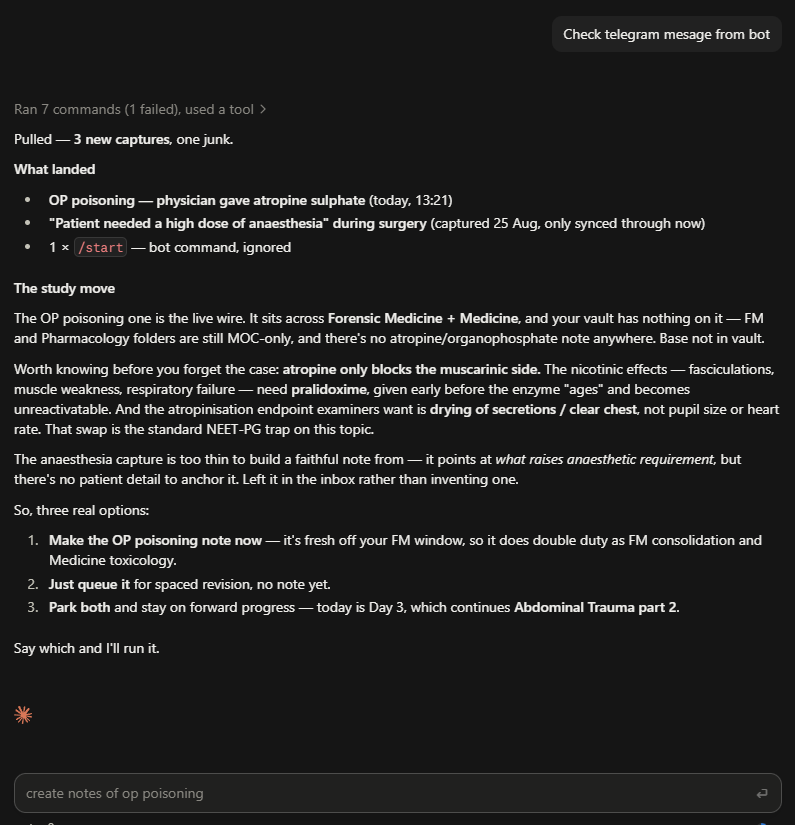
#> input picture telegram-capture-bot/assets/claude-triage.png, 795 x 825 px
$ python make_video_v2.py assets/claude-triage.png
#> lines starting #> are read from the running program, lines starting #| are printed output that depends on the picture
"""Renders capture-pipeline.mp4: a red-and-white explainer built around REAL footage of the pipeline.

Real material (cropped, never edited in content):
  assets/telegram.mp4 source  -> the screen recording of sending a note to the bot (typing sped up 2.5x, labelled)
  assets/obsidian-note.png    -> the note as it landed in the Obsidian inbox
  assets/claude-triage.png    -> Claude processing the inbox ("check telegram message from bot")
Drawn material: the title, the Apps Script -> GitHub relay diagram (backend, nothing to film), the rules and end card.
Pure Python: Pillow draws, OpenCV encodes H.264.
"""
import math
import pathlib
import sys

import cv2
import numpy as np
from PIL import Image, ImageDraw, ImageFilter, ImageFont

HERE = pathlib.Path(__file__).parent
ASSETS = HERE / "assets"
REC = pathlib.Path(__import__("os").environ.get("REC") or (sys.argv[1] if len(sys.argv) > 1 else ASSETS / "telegram-recording.mp4"))
OUT = HERE / "capture-pipeline.mp4"
W, H, FPS = 1280, 720, 30

WHITE, PAPER, INK, GREY, RED, RED_SOFT, LINE = (255, 255, 255), (250, 247, 246), (17, 17, 17), (110, 104, 104), (214, 40, 57), (253, 234, 236), (232, 224, 224)
FD = "C:/Windows/Fonts/"
BLACK = __import__('functools').lru_cache(None)(lambda s: ImageFont.truetype(FD + "seguibl.ttf", s))     # Segoe UI Black: headlines
BOLD = __import__('functools').lru_cache(None)(lambda s: ImageFont.truetype(FD + "segoeuib.ttf", s))     # Segoe UI Bold
SEMI = __import__('functools').lru_cache(None)(lambda s: ImageFont.truetype(FD + "seguisb.ttf", s))      # Segoe UI Semibold
HAND = __import__('functools').lru_cache(None)(lambda s: ImageFont.truetype(FD + "segoeprb.ttf", s))     # Segoe Print Bold: red-pen notes
MONO = __import__('functools').lru_cache(None)(lambda s: ImageFont.truetype(FD + "consolab.ttf", s))


# ---------- easing + primitives ----------
def clamp(x, a=0.0, b=1.0):
    return max(a, min(b, x))


def ease_out(t):
    t = clamp(t)
    return 1 - (1 - t) ** 3


def ease_io(t):
    t = clamp(t)
    return 4 * t ** 3 if t < 0.5 else 1 - (-2 * t + 2) ** 3 / 2


def prog(t, start, dur):
    return clamp((t - start) / dur)


from functools import lru_cache


# [26 lines left out: functions rounded_mask, card, shadow, not called in this run]


def paste_card(canvas, c, sh, x, y):
    canvas.alpha_composite(sh, (int(x) - 40, int(y) - 40))
    canvas.alpha_composite(c, (int(x), int(y)))


# [77 lines left out: functions partial_rect, arrow, type_text, chip, slide_words, base, not called in this run]


def step_head(d, t, num, label, title):
    chip(d, (60, 38), f"{num}  {label}", prog(t, 0.15, 0.4))
    slide_words(None, d, [title], 60, 86, t, 0.3, BLACK(40), 50)


# ---------- load real material ----------
tg_frames = []
cap = cv2.VideoCapture(str(REC))
while True:
    ok, f = cap.read()
#> f is the input picture: shape (825, 795, 3); mean B, G, R 32.4, 32.7, 32.7
    if not ok:
        break
    rgb = cv2.cvtColor(f, cv2.COLOR_BGR2RGB)
    comp = np.vstack([rgb[0:48, 0:640], np.full((3, 640, 3), 40, np.uint8), rgb[770:996, 0:640]])
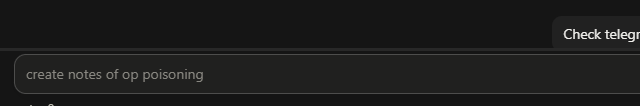
#> comp: shape (106, 640, 3); mean R, G, B 28.5, 28.4, 28
    tg_frames.append(Image.fromarray(comp))
TG_SCALE = 1.55
TG_W, TG_H = int(640 * TG_SCALE), int(tg_frames[0].height * TG_SCALE)
SEND_F, REPLY_F = 412, 474          # measured: bubble appears at frame 412, bot reply at 474 (30 fps) -> 2.07 s
TYPE_SPEED = 2.5

claude = Image.open(ASSETS / "claude-triage.png").convert("RGB")      # 795 x 825 crop
obs = Image.open(ASSETS / "obsidian-note.png").convert("RGB")          # 1000 x 200 crop
CLAUDE_086 = claude  # shown at 100% so the text stays readable


# ---------- scenes: each returns an RGBA frame for local time t ----------
# [47 lines left out: functions s_title, s_capture, not called in this run]


NODES = [("Telegram bot", "sends the text\nto a webhook"), ("Google Apps Script", "doPost(e) adds a\ntimestamp"), ("GitHub repo", "saved as a commit in\n01_INBOX/Raw_Note_…md")]


# [49 lines left out: functions s_relay, s_sync, not called in this run]


# source-crop highlight boxes in claude-triage.png (x0, y0, x1, y1), with the left-column note for each
HL = [((6, 124, 250, 154), "Reads every new capture", 0.9),
      ((16, 230, 300, 262), "Ignores junk like /start", 2.6),
      ((6, 442, 752, 494), "Too thin? Leaves it for me\ninstead of inventing a note", 5.2),
      ((6, 494, 786, 622), "Offers the next step;\nI decide", 8.0)]


# [29 lines left out: function s_triage, not called in this run]


RULES = ["Never invents facts", "Skips junk like /start", "Thin notes wait for a human", "No patient identifiers"]


# [40 lines left out: functions s_rules, s_end, not called in this run]


SCENES = [(s_title, 4.6), (s_capture, 12.4), (s_relay, 6.6), (s_sync, 8.0), (s_triage, 11.4), (s_rules, 5.4), (s_end, 5.2)]
WIPE = 0.32


# [19 lines left out: function render, not called in this run]


if __name__ == "__main__":
    secs = render()
    # stills for the website and the Upwork cover
    s_capture(11.0).convert("RGB").save(HERE / "still-capture.png")
    s_triage(10.5).convert("RGB").save(HERE / "still-triage.png")
    s_title(4.5).convert("RGB").save(HERE / "still-title.png")
    print(f"{OUT.name}: {secs:.1f} s")
